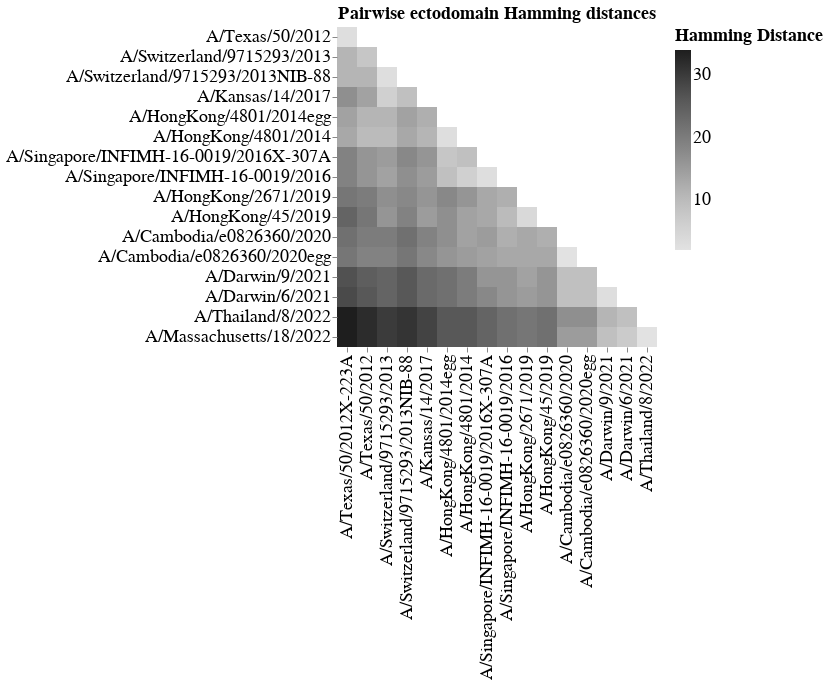
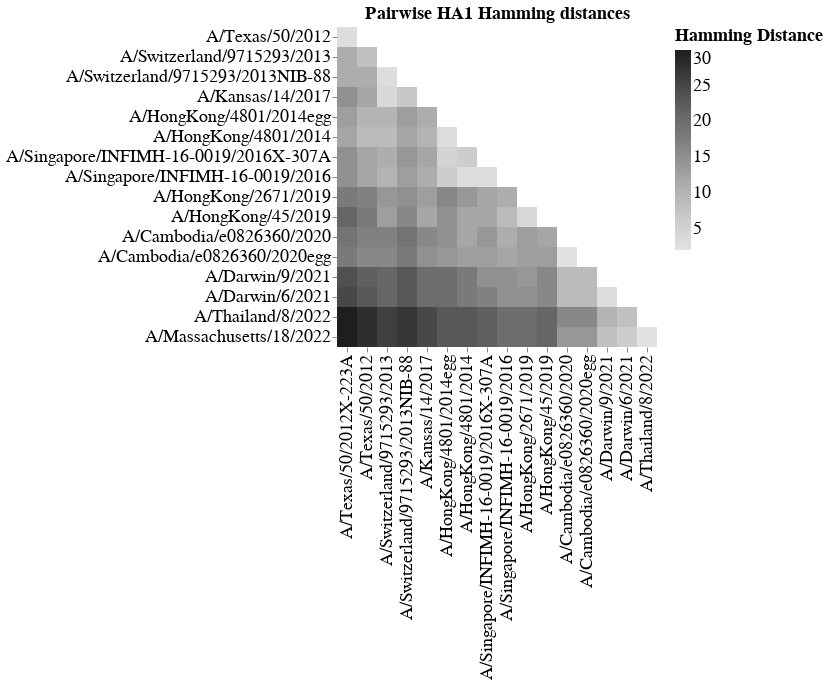

Notebook code cell kept with these figures, in order:
### Code cell
# Make heatmaps of just vaccine strains
for file in protein_sequences:
    fasta_file = os.path.join(resultsdir, file)
    heatmap = plot_triangular_hamming_distances(fasta_file, sequences_to_plot = vaccine_strains, ordered_names = viruses)

    # Save HA1 heatmap as separate object
    if 'HA1' in fasta_file:
        HA1_heatmap = heatmap

    # Show results
    print(f'plotting results from {fasta_file}...')
    heatmap.display()

# Save HA1 heatmap
outfile = os.path.join(resultsdir, 'vaccine_HA1_hamming_distance_heatmap.svg')
HA1_heatmap.save(outfile, dpi = 600)
print(f'HA1 heatmap saved to {outfile}')

### Figure 1 — Vega-Lite specification as saved in the notebook (floating-point values rounded to 4 significant figures; data arrays with more than 128 entries replaced by an {"elided": "..."} marker saying what was removed)
{"config": {"view": {"continuousWidth": 300, "continuousHeight": 300, "strokeWidth": 0}, "axis": {"domain": false, "grid": false}, "legend": {"labelFontSize": 18, "titleFontSize": 18}, "title": {"fontSize": 18}}, "data": {"name": "data-6960dfbcb7ad7ac65f493ba5ce24e829"}, "mark": {"type": "rect", "strokeWidth": 0}, "encoding": {"color": {"field": "Hamming Distance", "scale": {"scheme": "greys"}, "type": "quantitative"}, "tooltip": [{"field": "Seq1", "type": "nominal"}, {"field": "Seq2", "type": "nominal"}, {"field": "Hamming Distance", "type": "quantitative"}], "x": {"axis": {"labelFontSize": 18, "labelLimit": 1000, "title": "", "titleFontSize": 18}, "field": "Seq1", "sort": ["A/Texas/50/2012X-223A", "A/Texas/50/2012", "A/Switzerland/9715293/2013", "A/Switzerland/9715293/2013NIB-88", "A/Kansas/14/2017", "A/HongKong/4801/2014egg", "A/HongKong/4801/2014", "A/Singapore/INFIMH-16-0019/2016X-307A", "A/Singapore/INFIMH-16-0019/2016", "A/HongKong/2671/2019", "A/HongKong/45/2019", "A/Cambodia/e0826360/2020", "A/Cambodia/e0826360/2020egg", "A/Darwin/9/2021", "A/Darwin/6/2021", "A/Thailand/8/2022", "A/Massachusetts/18/2022"], "type": "ordinal"}, "y": {"axis": {"labelFontSize": 18, "labelLimit": 1000, "title": "", "titleFontSize": 18}, "field": "Seq2", "sort": ["A/Texas/50/2012X-223A", "A/Texas/50/2012", "A/Switzerland/9715293/2013", "A/Switzerland/9715293/2013NIB-88", "A/Kansas/14/2017", "A/HongKong/4801/2014egg", "A/HongKong/4801/2014", "A/Singapore/INFIMH-16-0019/2016X-307A", "A/Singapore/INFIMH-16-0019/2016", "A/HongKong/2671/2019", "A/HongKong/45/2019", "A/Cambodia/e0826360/2020", "A/Cambodia/e0826360/2020egg", "A/Darwin/9/2021", "A/Darwin/6/2021", "A/Thailand/8/2022", "A/Massachusetts/18/2022"], "type": "ordinal"}}, "title": "Pairwise ectodomain Hamming distances", "$schema": "https://vega.github.io/schema/vega-lite/v5.16.3.json", "datasets": {"data-6960dfbcb7ad7ac65f493ba5ce24e829": {"elided": "136 records"}}}

### Figure 2 — Vega-Lite specification as saved in the notebook (floating-point values rounded to 4 significant figures; data arrays with more than 128 entries replaced by an {"elided": "..."} marker saying what was removed)
{"config": {"view": {"continuousWidth": 300, "continuousHeight": 300, "strokeWidth": 0}, "axis": {"domain": false, "grid": false}, "legend": {"labelFontSize": 18, "titleFontSize": 18}, "title": {"fontSize": 18}}, "data": {"name": "data-d80ad9f2bb39479ba414e5fb18e83900"}, "mark": {"type": "rect", "strokeWidth": 0}, "encoding": {"color": {"field": "Hamming Distance", "scale": {"scheme": "greys"}, "type": "quantitative"}, "tooltip": [{"field": "Seq1", "type": "nominal"}, {"field": "Seq2", "type": "nominal"}, {"field": "Hamming Distance", "type": "quantitative"}], "x": {"axis": {"labelFontSize": 18, "labelLimit": 1000, "title": "", "titleFontSize": 18}, "field": "Seq1", "sort": ["A/Texas/50/2012X-223A", "A/Texas/50/2012", "A/Switzerland/9715293/2013", "A/Switzerland/9715293/2013NIB-88", "A/Kansas/14/2017", "A/HongKong/4801/2014egg", "A/HongKong/4801/2014", "A/Singapore/INFIMH-16-0019/2016X-307A", "A/Singapore/INFIMH-16-0019/2016", "A/HongKong/2671/2019", "A/HongKong/45/2019", "A/Cambodia/e0826360/2020", "A/Cambodia/e0826360/2020egg", "A/Darwin/9/2021", "A/Darwin/6/2021", "A/Thailand/8/2022", "A/Massachusetts/18/2022"], "type": "ordinal"}, "y": {"axis": {"labelFontSize": 18, "labelLimit": 1000, "title": "", "titleFontSize": 18}, "field": "Seq2", "sort": ["A/Texas/50/2012X-223A", "A/Texas/50/2012", "A/Switzerland/9715293/2013", "A/Switzerland/9715293/2013NIB-88", "A/Kansas/14/2017", "A/HongKong/4801/2014egg", "A/HongKong/4801/2014", "A/Singapore/INFIMH-16-0019/2016X-307A", "A/Singapore/INFIMH-16-0019/2016", "A/HongKong/2671/2019", "A/HongKong/45/2019", "A/Cambodia/e0826360/2020", "A/Cambodia/e0826360/2020egg", "A/Darwin/9/2021", "A/Darwin/6/2021", "A/Thailand/8/2022", "A/Massachusetts/18/2022"], "type": "ordinal"}}, "title": "Pairwise HA1 Hamming distances", "$schema": "https://vega.github.io/schema/vega-lite/v5.16.3.json", "datasets": {"data-d80ad9f2bb39479ba414e5fb18e83900": {"elided": "136 records"}}}
